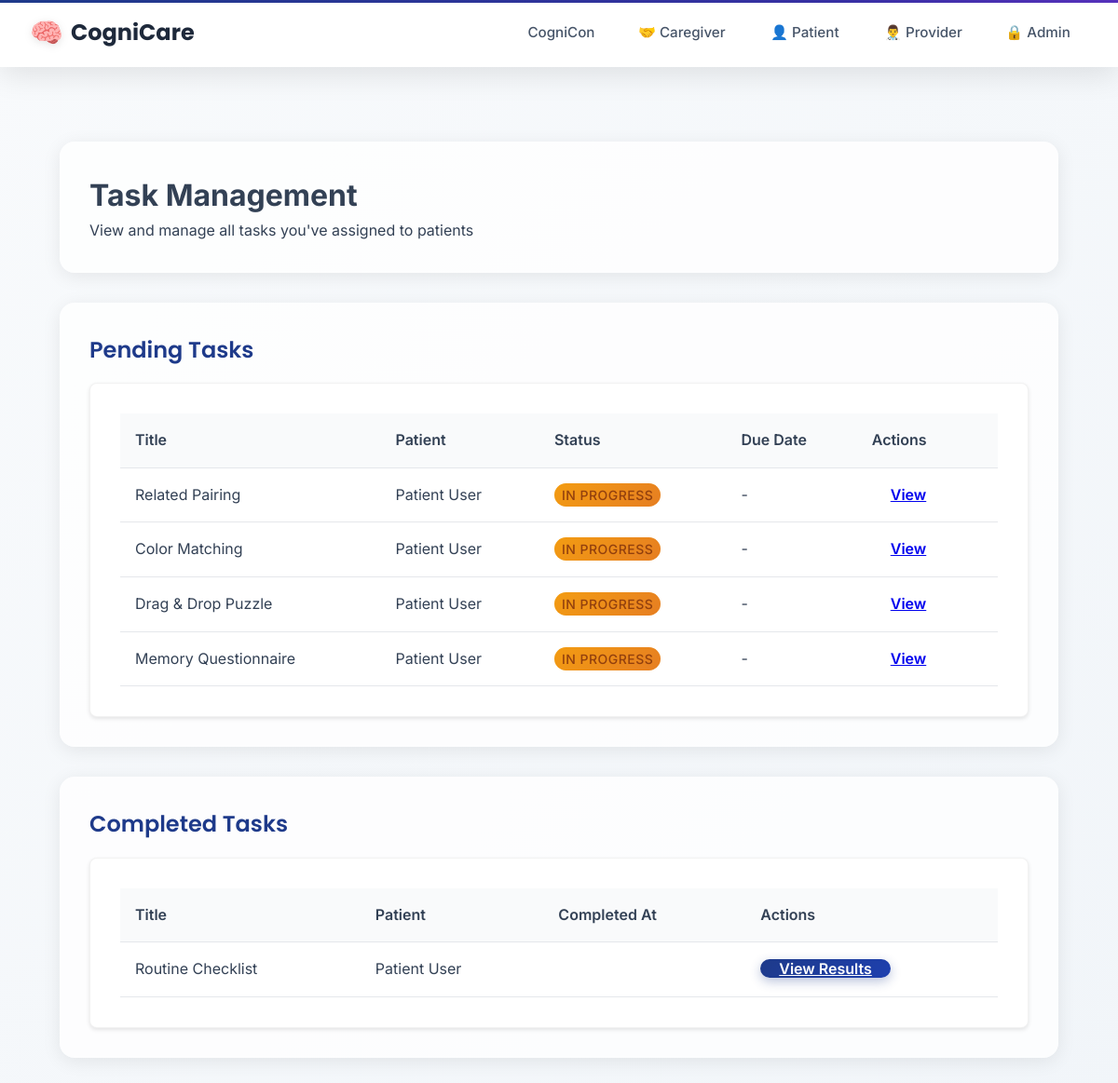
The page /tasks/provider/tasks/ (signed in) on the database its author committed.
### taskmanager/models.py (models this page shows, shortened)
class Task(models.Model):
    title = models.CharField(max_length=200)
    description = models.TextField(blank=True, null=True)
    task_type = models.CharField(max_length=50, choices=TASK_TYPES)
    difficulty = models.CharField(
        max_length=20,
        choices=DIFFICULTY_LEVELS,
        default='mild',
        help_text="Cognitive difficulty level for games"
    )
    assigned_by = models.ForeignKey(UserProfile, on_delete=models.CASCADE, related_name='assigned_tasks')
    assigned_to = models.ForeignKey(UserProfile, on_delete=models.CASCADE, related_name='received_tasks')
    status = models.CharField(max_length=20, choices=[
        ('assigned', 'Assigned'),
        ('in_progress', 'In Progress'),
        ('completed', 'Completed'),
    ], default='assigned')
    created_at = models.DateTimeField(auto_now_add=True)
    assigned_at = models.DateTimeField(auto_now_add=True)
    due_date = models.DateTimeField(null=True, blank=True)
    completed_at = models.DateTimeField(null=True, blank=True)
    task_config = models.JSONField(default=dict, blank=True)
    class Meta:
        ordering = ['-created_at']

### users/models.py (models this page shows, shortened)
class UserProfile(models.Model):
    USER_TYPES = (
        ('admin', 'Administrator'),  # Admin users
        ('provider', 'Healthcare Provider'),  # Docs + Nurses
        ('caregiver', 'Caregiver'),  # Caregivers
        ('patient', 'Patient'),  # All patients
    )
    user = models.OneToOneField(User, on_delete=models.CASCADE, related_name='profile')  # each user must have a profile
    user_type = models.CharField(max_length=20, choices=USER_TYPES)  # set specific user role
    provider = models.ForeignKey('self', on_delete=models.SET_NULL, null=True, blank=True,
                                related_name='managed_patients', limit_choices_to={'user_type': 'provider'})  # provider link
    patient = models.ForeignKey('self', on_delete=models.SET_NULL, null=True, blank=True,
                               related_name='caregivers', limit_choices_to={'user_type': 'patient'})  # patienr link
    linked_patients = models.ManyToManyField(
        'self',
        symmetrical=False,
        related_name='linked_caregivers',
        limit_choices_to={'user_type': 'patient'},
        blank=True,
        help_text="Patients this caregiver can access"  # Caregivers can see these patients
    )

### taskmanager/views.py (the view)
# urls.py: path('provider/tasks/', views.provider_task_management, name='provider_task_management'),
@login_required
def provider_task_management(request):
    if not hasattr(request.user, 'profile') or request.user.profile.user_type != 'provider':
        messages.error(request, 'You do not have permission to access task management.')
        return redirect('home')
    assigned_tasks = Task.objects.filter(assigned_by=request.user.profile)
    context = {
        'assigned_tasks': assigned_tasks,
        'pending_tasks': assigned_tasks.filter(status__in=['assigned', 'in_progress']),
        'completed_tasks': assigned_tasks.filter(status='completed'),
    }
    return render(request, 'tasks/assign/provider_task_management.html', context)

### templates/tasks/assign/provider_task_management.html (shortened to what this page needs)
{% extends 'layouts/base.html' %}
{% block content %}
<div class="container">
    <div class="section">
        <h1>Task Management</h1>
        <p>View and manage all tasks you've assigned to patients</p>
    </div>
    {% if pending_tasks %}
    <div class="section">
        <h2>Pending Tasks</h2>
        <div class="card">
            <table class="table">
                <thead>
                    <tr>
                        <th>Title</th>
                        <th>Patient</th>
                        <th>Status</th>
                        <th>Due Date</th>
                        <th>Actions</th>
                    </tr>
                </thead>
                <tbody>
                    {% for task in pending_tasks %}
                    <tr>
                        <td>{{ task.title }}</td>
                        <td>{{ task.assigned_to.user.get_full_name }}</td>
                        <td><span class="status-badge status-{{ task.status }}">{{ task.get_status_display }}</span></td>
                        <td>{% if task.due_date %}{{ task.due_date|date:"M d, Y g:i A" }}{% else %}-{% endif %}</td>
                        <td>
                            <a href="{% url 'taskmanager:task_results' task.id %}" class="mdc-button mdc-button--outlined">View</a>
                        </td>
                    </tr>
                    {% endfor %}
                </tbody>
            </table>
        </div>
    </div>
    {% endif %}
    {% if completed_tasks %}
    <div class="section">
        <h2>Completed Tasks</h2>
        <div class="card">
            <table class="table">
                <thead>
                    <tr>
                        <th>Title</th>
                        <th>Patient</th>
                        <th>Completed At</th>
                        <th>Actions</th>
                    </tr>
                </thead>
                <tbody>
                    {% for task in completed_tasks %}
                    <tr>
                        <td>{{ task.title }}</td>
                        <td>{{ task.assigned_to.user.get_full_name }}</td>
                        <td>{{ task.completed_at|date:"M d, Y g:i A" }}</td>
                        <td>
                            <a href="{% url 'taskmanager:task_results' task.id %}" class="mdc-button mdc-button--raised">View Results</a>
                        </td>
                    </tr>
                    {% endfor %}
                </tbody>
            </table>
        </div>
    </div>
    {% endif %}
</div>
{% endblock %}

### static/css/design-system.css (style rules this page uses)
.card { background: white; border-radius: 16px; box-shadow: 0 8px 32px rgba(0,0,0,0.1); border: 1px solid rgba(0,0,0,0.05); overflow: hidden; transition: all 0.3s ease; }

### templates/layouts/base.html (style rules this page uses)
:root { --patient-primary: #9333ea; --patient-secondary: #7c3aed; --patient-accent: #8b5cf6; --caregiver-primary: #059669; --caregiver-secondary: #047857; --caregiver-accent: #10b981; --provider-primary: #1e3a8a; --provider-secondary: #1e40af; --provider-accent: #3730a3; --admin-primary: #1a202c; --admin-secondary: #2d3748; --admin-accent: #fbbf24; --neutral-50: #f8fafc; --neutral-100: #f1f5f9; --neutral-200: #e2e8f0; --neutral-300: #cbd5e1; --neutral-400: #94a3b8; --neutral-500: #64748b; --neutral-600: #475569; --neutral-700: #334155; --neutral-800: #1e293b; --neutral-900: #0f172a; }
* { margin: 0; padding: 0; box-sizing: border-box; }
body { background: linear-gradient(135deg, var(--neutral-50) 0%, var(--neutral-100) 100%); font-family: 'Inter', -apple-system, BlinkMacSystemFont, 'Segoe UI', Roboto, sans-serif; min-height: 100vh; color: var(--neutral-700); line-height: 1.6; }
.mdc-button { height: 40px; padding: 0 20px; border-radius: 10px; font-weight: 600; text-transform: none; font-family: 'Inter', sans-serif; transition: all 0.3s ease; }
.mdc-button--raised { background: linear-gradient(135deg, var(--provider-primary), var(--provider-secondary)); color: white; box-shadow: 0 4px 12px rgba(30, 58, 138, 0.3); }
.section { margin-bottom: 3rem; padding: 2rem; background: rgba(255, 255, 255, 0.8); border-radius: 16px; box-shadow: 0 4px 20px rgba(0, 0, 0, 0.08); }
.section h2 { color: var(--provider-primary); font-weight: 600; margin-bottom: 1rem; font-family: 'Poppins', sans-serif; }
.status-badge { padding: 0.4rem 0.8rem; border-radius: 20px; font-size: 0.85rem; font-weight: 600; text-transform: uppercase; letter-spacing: 0.5px; }
.status-in_progress { background: linear-gradient(135deg, #f39c12, #e67e22); color: white; }
.card { background: white; border-radius: 16px; box-shadow: 0 8px 32px rgba(0,0,0,0.1); border: 1px solid rgba(0,0,0,0.05); overflow: hidden; transition: all 0.3s ease; }

### templates/tasks/assign/provider_task_management.html (style rules this page uses)
.container { max-width: 1200px; margin: 0 auto; padding: 2rem; }
.section { margin-bottom: 2rem; }
.card { background: white; border-radius: 8px; box-shadow: 0 2px 4px rgba(0,0,0,0.1); overflow: hidden; padding: 2rem; }
.table { width: 100%; border-collapse: collapse; }
.table th, .table td { padding: 1rem; text-align: left; border-bottom: 1px solid #e5e7eb; }
.table th { background-color: #f9fafb; font-weight: 600; }
.status-badge { padding: 0.25rem 0.5rem; border-radius: 9999px; font-size: 0.875rem; font-weight: 500; }
.status-in_progress { background-color: #fef3c7; color: #92400e; }

### rows shown on the page
Task: title "Related Pairing", assigned_to.user.get_full_name "Patient User", status "IN PROGRESS"
Task: title "Color Matching", assigned_to.user.get_full_name "Patient User", status "IN PROGRESS"
Task: title "Drag & Drop Puzzle", assigned_to.user.get_full_name "Patient User", status "IN PROGRESS"
Task: title "Memory Questionnaire", assigned_to.user.get_full_name "Patient User", status "IN PROGRESS"
Task: title "Routine Checklist", assigned_to.user.get_full_name "Patient User"
